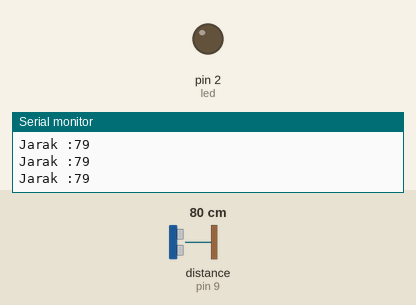
A sketch run on a simulated Arduino Uno, built with avr-gcc and run on an emulated ATmega328P. On the bench: output pins drawn as LEDs (lit = HIGH), the last lines printed to the serial monitor. Wiring (inferred from the names in the program): ultrasonic range finder: trigger pin 8; echo pin 9. Inputs (shaded band) come from the test bench; at power-on: distance to the obstacle (sensor on pin 9) 80 cm. The echo pulse lasts 58.3 µs per cm; pins used as bus, display or sensor lines are not drawn.

Above: at 1.2 s.
1.3 s: distance to the obstacle (sensor on pin 9) set to 13 cm
4.3 s: distance to the obstacle (sensor on pin 9) set to 10 cm
At 4.8 s:
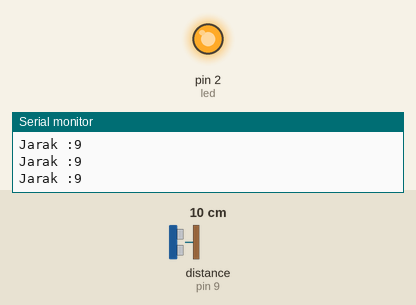
5.8 s: distance to the obstacle (sensor on pin 9) set to 18 cm
At 7.0 s:
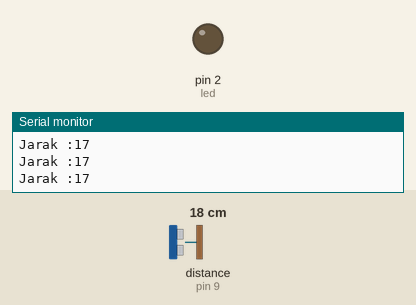
Timing chart, 0 to 8.8 s (numbered marks = the images above; inputs shaded):
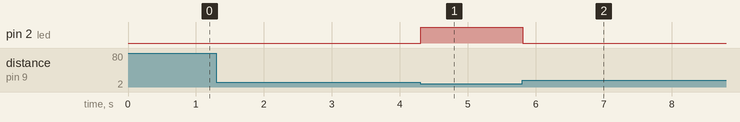

The sketch:

sensor_withled.ino
```cpp
#define TRIG 8
#define ECHO 9

const int led = 2;

void setup() {
  // put your setup code here, to run once:
  pinMode(TRIG, OUTPUT);
  pinMode(ECHO, INPUT);
  pinMode(led, OUTPUT);
  Serial.begin(9600);
}

void loop() {
  // put your main code here, to run repeatedly:
  digitalWrite(TRIG, LOW);
  delayMicroseconds(5);
  digitalWrite(TRIG, HIGH);
  delayMicroseconds(10);
  digitalWrite(TRIG, LOW);
  delayMicroseconds(10);

  int durasi, jarak;
  durasi = pulseIn(ECHO, HIGH);
  jarak = (durasi / 2) / 29.1;

  if (jarak <= 10) {
    digitalWrite(led, HIGH);
  } else {
    digitalWrite(led, LOW);
  }

  Serial.print("Jarak :");
  Serial.println(jarak);
}
```

Measured:
- the behaviour switches between 12 and 11 cm on distance to the obstacle (sensor on pin 9) (found by bisection; images 0 and 1)
- after the input at 4.3 s, pin 2 (led): LOW → HIGH at once
- after the input at 5.8 s, pin 2 (led): HIGH → LOW at once
